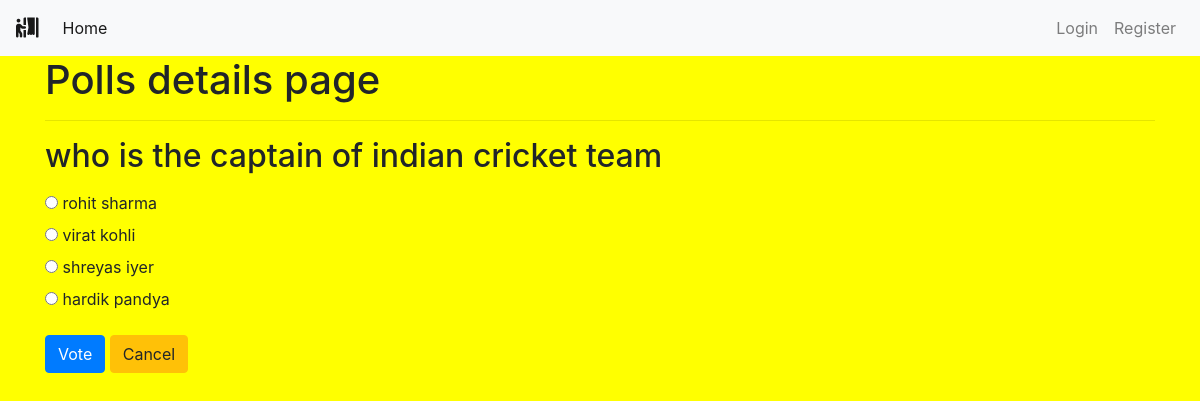
The app's page /polls/2/ with its own data.
### polls/models.py (models this page shows, shortened)
class Poll(models.Model):
    owner = models.ForeignKey(User, on_delete=models.CASCADE)
    text = models.TextField()
    pub_date = models.DateTimeField(default=timezone.now)
    active = models.BooleanField(default=True)
    def __str__(self):
        return self.text

class Choice(models.Model):
    poll = models.ForeignKey(Poll, on_delete=models.CASCADE)
    choice_text = models.CharField(max_length=255)

### polls/views.py (the view)
# urls.py: path('<int:poll_id>/', views.poll_detail, name='detail'),
def poll_detail(request, poll_id):
    poll = get_object_or_404(Poll, id=poll_id)
    if not poll.active:
        return render(request, 'polls/poll_result.html', {'poll': poll})
    loop_count = poll.choice_set.count()
    context = {
        'poll': poll,
        'loop_time': range(0, loop_count),
    }
    return render(request, 'polls/poll_detail.html', context)

### polls/templates/polls/poll_detail.html (shortened to what this page needs)
{% extends 'base.html' %}
{% block content %}
<div class="container">
    <h1>Polls details page</h1>
    <hr>
    <h2 class="mt-3 mb-3">{{ poll }}</h2>
    <form action="{% url 'polls:vote' poll.id %}" method="POST">
        {% for choice in poll.choice_set.all %}
        <input type="radio" name="choice" id="choice{{ forloop.counter }}" value="{{ choice.id }}">
        <label for="choice{{ forloop.counter }}">{{ choice.choice_text }}</label>
        <br>
        {% endfor %}
        <input type="submit" value="Vote" class="btn btn-primary mt-3">
        <a class="btn btn-warning mt-3" href="{% url 'polls:list' %}" role="button">Cancel</a>
    </form>
</div>
{% endblock content %}

### polls/templates/polls/poll_detail.html (style rules this page uses)
body { background-color: rgb(255, 255, 0); }

### records on screen
Poll: text "who is the captain of indian cricket team"
Choice: choice_text "rohit sharma"
Choice: choice_text "virat kohli"
Choice: choice_text "shreyas iyer"
Choice: choice_text "hardik pandya"
